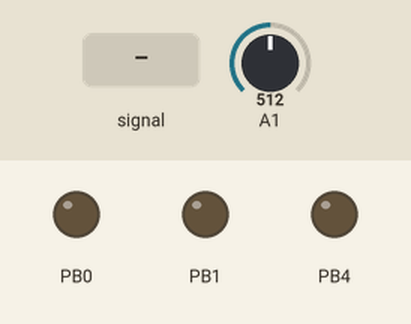
This sketch was run on a simulated ATtiny85, built with avr-gcc and run on an emulated ATtiny85. On the bench: output pins drawn as LEDs (lit = HIGH). The inputs (shaded band) are chosen by the test bench; at power-on: A1 = 512.

Above: at 1.2 s.
1.3 s: A1 set to 136
At 2.5 s:
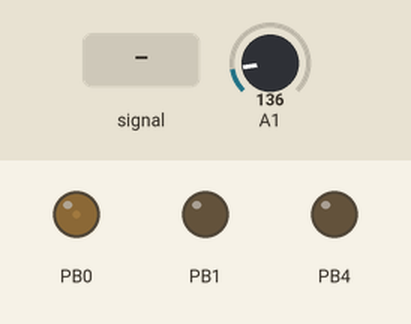
2.8 s: A1 set to 116
At 3.25 s:
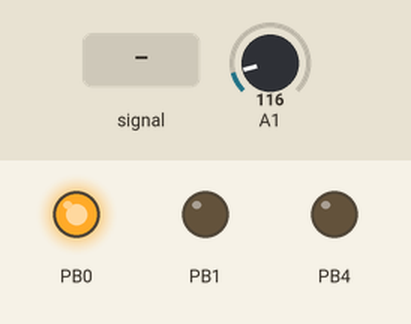
5.8 s: A1 set to 1010
8.8 s: A1 set to 985
At 9.5 s:
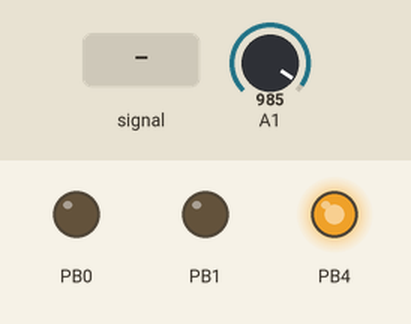
10.3 s: A1 set to 900
At 10.6 s:
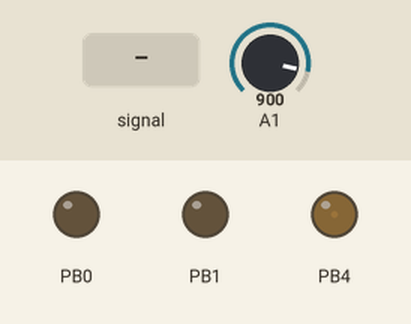
11.8 s: A1 fed a 200 Hz sine of ±81 counts around its level
At 12.5 s:
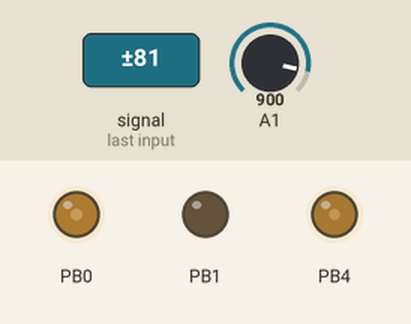
Timing chart, 0 to 14.3 s (numbered marks = the images above; inputs shaded):
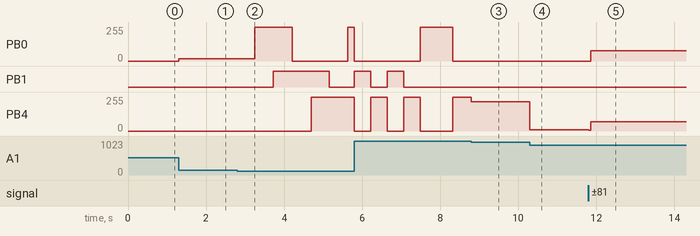

The sketch:

LEDStripExample_tiny.ino
```cpp
#include "ledstrip.h"

Color red(0);
Color green(1);
Color blue(4);

Potentiometer pot(A1);

int color = 0;
bool colorChange = true;
int potVal;

void setup() {
        red.init(OUTPUT);
        green.init(OUTPUT);
        blue.init(OUTPUT);
        pot.init(INPUT);
        Color::assignDelayPot(pot, 1);
        initPWM();
}

void loop() {
        potVal = pot.update();
        if (potVal < 128) {
                fadeColors();
        } else if (potVal < 256) {
                green = blue = 0;
                red = map(potVal, 128, 255, 0, 255);
        } else if (potVal < 384) {
                red = blue = 0;
                green = map(potVal, 256, 383, 0, 255);
        } else if (potVal < 512) {
                red = green = 0;
                blue = map(potVal, 384, 511, 0, 255);
        } else if (potVal < 640) {
                blue = 0;
                red = green = map(potVal, 512, 639, 0, 255);
        } else if (potVal < 768) {
                red = 0;
                green = blue = map(potVal, 640, 767, 0, 255);
        } else if (potVal < 896) {
                green = 0;
                blue = red = map(potVal, 768, 895, 0, 255);
        } else if (potVal < 1000) {
                red = green = blue = map(potVal, 896, 999, 0, 255);
        } else {
                flashColors(potVal * 1000);
        }
}
/*
void potRed() {
        green = blue = 0;
        red = map(pot.update(), 128, 255, 0, 255);
}

void potGreen() {
        red = blue = 0;
        green = map(pot.update(), 256, 511, 0, 255);
}

void potBlue() {
        red = green = 0;
        blue = map(pot.update(), 512, 999, 0, 255);
}
*/
void fadeColors() {
        switch(color) {
                case 0:
                        if (red.getIntensity() == MAX) {//if (!red.stepTo(MAX))
                                color++;                //        color++;
                                break;                  //break;
                        }
                        red.stepTo(MAX);
                        break;
                case 1:
                        if (blue.getIntensity() == MIN) {
                                color++;
                                break;
                        }
                        blue.stepTo(MIN);
                        break;
                case 2:
                        if (green.getIntensity() == MAX) {
                                color++;
                                break;
                        }
                        green.stepTo(MAX);
                        break;
                case 3:
                        if (red.getIntensity() == MIN) {
                                color++;
                                break;
                        }
                        red.stepTo(MIN);
                        break;
                case 4:
                        if (blue.getIntensity() == MAX) {
                                color++;
                                break;
                        }
                        blue.stepTo(MAX);
                        break;
                case 5:
                        if (green.getIntensity() == MIN) {
                                color++;
                                break;
                        }
                        green.stepTo(MIN);
                        break;
                default:
                        if (red.stepTo(MIN) && green.stepTo(MIN) && blue.stepTo(MIN))
                                break;
                        color = 0;
                        break;
        }
}

void flashColors(unsigned int delayVal) {
        red.setDelayVal(delayVal);
        green.setDelayVal(delayVal);
        blue.setDelayVal(delayVal);
        switch (color) {
                case 0:
                        if (red.cycleCheck()) {
                                if (!colorChange) {
                                        colorChange = true;
                                        color++;
                                        break;
                                }
                                colorChange = false;
                                red = MAX;
                                green = blue = MIN;
                        }
                        break;
                case 1:
                        if (green.cycleCheck()) {
                                if (!colorChange) {
                                        colorChange = true;
                                        color++;
                                        break;
                                }
                                colorChange = false;
                                green = MAX;
                                red = blue = MIN;
                        }
                        break;
                case 2:
                        if (blue.cycleCheck()) {
                                if (!colorChange) {
                                        colorChange = true;
                                        color++;
                                        break;
                                }
                                colorChange = false;
                                blue = MAX;
                                green = red = MIN;
                        }
                        break;
                case 3:
                        if (red.cycleCheck()) {
                                if (!colorChange) {
                                        colorChange = true;
                                        color++;
                                        break;
                                }
                                colorChange = false;
                                red = green = MAX;
                                blue = MIN;
                        }
                        break;
                case 4:
                        if (green.cycleCheck()) {
                                if (!colorChange) {
                                        colorChange = true;
                                        color++;
                                        break;
                                }
                                colorChange = false;
                                green = blue = MAX;
                                red = MIN;
                        }
                        break;
                case 5:
                        if (blue.cycleCheck()) {
                                if (!colorChange) {
                                        colorChange = true;
                                        color++;
                                        break;
                                }
                                colorChange = false;
                                blue = red = MAX;
                                green = MIN;
                        }
                        break;
                case 6:
                        if (blue.cycleCheck()) {
                                if (!colorChange) {
                                        colorChange = true;
                                        color++;
                                        break;
                                }
                                colorChange = false;
                                green = red = blue = MAX;
                        }
                        break;
                default:
                        if (blue.cycleCheck()) {
                                if (!colorChange) {
                                        colorChange = true;
                                        color = 0;
                                        break;
                                }
                                colorChange = false;
                                green = red = blue = MIN;
                        }
                        break;
        }

}
```

color.cpp
```cpp
#include "color.h"

Color::Color(unsigned char pin) : Component(pin, 50), maxIntensity(255), intensity(0) {
}

Color::Color(unsigned char pin, Potentiometer & pot) : Component(pin), maxIntensity(255), intensity(0) {
        intensityPot = &pot;
}

void Color::init(unsigned char mode){
        Component::init(mode);
        writeVal(intensity);
}

void Color::assignDelayPot(Potentiometer & pot, unsigned char scale) {
        delayPot = &pot;
        delayScale = scale;
}

void Color::fadeTo(unsigned char intensityFinal) {
        if (intensityPot && intensityFinal > updateMaxIntensity()) {
                intensityFinal = maxIntensity;
        }
	while (intensity != intensityFinal) {
                if (cycleCheck()) {
        		if (intensity < intensityFinal) {
	        		writeVal(++intensity);
		        } else if (intensity > intensityFinal) {
			        writeVal(--intensity);
		        }
                }
                updateDelay();
	}
}

bool Color::stepTo(unsigned char intensityFinal) {
        if (intensityPot && intensityFinal > updateMaxIntensity()) {
                intensityFinal = maxIntensity;
        }
        if (cycleCheck()) {
		if (intensity < intensityFinal) {
	        	++intensity;
		} else if (intensity > intensityFinal) {
		        --intensity;
		}
                writeVal(intensity);
	        updateDelay();
        }
	return (intensity == intensityFinal) ? false : true;
}

unsigned char Color::updateMaxIntensity() {
        return maxIntensity = (intensityPot->update() / 4);
}

unsigned int Color::updateDelay() {
        if (delayPot) {
	        return delayVal = (delayPot->update() / delayScale);
        }
        return delayVal;
}

int Color::operator=(unsigned char opIntensity) {
        intensity = opIntensity;
        writeVal(intensity);
}

int Color::operator=(Color & opColor) {
        intensity = opColor.getIntensity();
}

int Color::operator+(unsigned char opIntensity) {
        if (intensity < (256 - opIntensity)) {
                intensity += opIntensity;
                writeVal(intensity);
        }
        return intensity;
}

int Color::operator-(unsigned char opIntensity) {
        if (intensity > (0 + opIntensity)) {
                intensity -= opIntensity;
                writeVal(intensity);
        }
        return intensity;
}

int Color::operator++() {
	if (intensity < 256) {
		writeVal(++intensity);
	}
	return intensity;
}

int Color::operator--() {
	if (intensity > 0) {
		writeVal(--intensity);
	}
	return intensity;
}
```

color.h
```cpp
#ifndef COLOR_H
#define COLOR_H

#include "component.h"
#include "potentiometer.h"

class Color : public Component {
	private:
                unsigned char maxIntensity;
		unsigned char intensity;
                Potentiometer * intensityPot;
                static Potentiometer * delayPot;
                static unsigned char delayScale;
	public:
                Color();
		Color(unsigned char );
                Color(unsigned char, Potentiometer& );
		void init(unsigned char );
                static void assignDelayPot(Potentiometer & pot) {delayPot = &pot;};
                static void assignDelayPot(Potentiometer & , unsigned char );
		void fadeTo(unsigned char );
		bool stepTo(unsigned char );
                unsigned char updateMaxIntensity();
		unsigned int updateDelay();
		int getPinNum() {return pinNum;}
                int getIntensity() {return intensity;};
                int operator=(unsigned char );
                int operator=(Color & );
                int operator+(unsigned char );
                int operator+=(unsigned char opIntensity) {return operator+(opIntensity);};
                int operator-(unsigned char );
                int operator-=(unsigned char opIntensity) {return operator-(opIntensity);};
		int operator++();
		int operator--();
};

#endif
```

component.cpp
```cpp
#include "component.h"

Component::Component(unsigned char pin) : pinNum(pin), delayVal(30) {
        lastMillis = 0;
}

Component::Component(unsigned char pin, unsigned int dVal) : pinNum(pin), delayVal(dVal) {
        lastMillis = 0;
}

void Component::init(unsigned char mode) {
	pinMode(pinNum, mode);
}

unsigned char Component::writeVal(unsigned char newVal) {
        switch(pinNum) {
                case 0:
                        OCR0A = newVal;
                        break;
                case 1:
                        OCR0B = newVal;
                        break;
                case 4:
                        OCR1B = newVal;
                        break;
                default:
                        break;
        }
        return newVal;
}

unsigned long Component::setMillis() {
        lastMillis = millis();
        return lastMillis;
}

bool Component::cycleCheck() {
        unsigned long currentMillis = millis();
        if(currentMillis - lastMillis >= delayVal)
        {
                lastMillis = currentMillis;
                return true;
        } else {
                return false;
        }
}
```

component.h
```cpp
#ifndef COMPONENT_H
#define COMPONENT_H

#include <Arduino.h>

class Component {
        private:
                unsigned long lastMillis;

        protected:
                unsigned char pinNum;
                unsigned int delayVal;

        public:
                Component();
                Component(unsigned char );
                Component(unsigned char, unsigned int );
		void init(unsigned char );
                unsigned char writeVal(unsigned char );
                unsigned long setMillis();
                bool cycleCheck();
                unsigned int setDelayVal(unsigned int dVal) {return delayVal = dVal;};
                unsigned int getDelayVal() {return delayVal;}
};

#endif
```

ledstrip.h
```cpp
#include "potentiometer.h"
#include "color.h"

#define MAX 255
#define MIN 0

Potentiometer * Color::delayPot;
unsigned char Color::delayScale = 1;


void initPWM() {
        // Timer 0, A side
        TCCR0A = (1<<WGM00) | (1<<WGM01) | (1<<COM0A1) | (1<<COM0B1);
        TCCR0B = (1<<CS00);
        OCR0A = MIN; // duty cycle // pulse width

        // Timer 0 B side
        //TCCR0A |= _BV (COM0B1);
        OCR0B = MIN; // duty cycle // pulse width

        // Timer 1
        TCCR1 = (1<<CS10);
        GTCCR = (1<<COM1B1) | (1<<PWM1B);
        OCR1B = MIN; // duty cycle // pulse width
        OCR1C = MAX; // frequency
}
```

potentiometer.cpp
```cpp
#include "potentiometer.h"

Potentiometer::Potentiometer(unsigned char pin) : Component(pin), val(0) {
}

int Potentiometer::update() {
	return val = analogRead(pinNum);
}
```

potentiometer.h
```cpp
#ifndef POT_H
#define POT_H

#include "component.h"

class Potentiometer : public Component {
	private:
		int val;

	public:
                Potentiometer();
		Potentiometer(unsigned char );
		int update();
};

#endif
```

Measured:
- the behaviour switches between 128 and 127 on A1 (found by bisection; images 1 and 2)
- after the input at 1.3 s, PB0: 0/255 → 16/255 at once
- after the input at 2.8 s, PB0: 16/255 → 255/255 after 0.44 s, → 0/255 0.97 s later, → 255/255 1.4 s later; PB1: LOW → HIGH after 0.93 s, → LOW 1.4 s later; PB4: 0/255 → 255/255 after 1.9 s
- after the input at 8.8 s, PB0: stays 0/255 (without the input it goes to 255/255 after 0.79 s); PB1: stays LOW (without the input it goes to HIGH after 1.2 s); PB4: 255/255 → 220/255 at once
- after the input at 10.3 s, PB4: 220/255 → 9/255 at once
- after the input at 11.8 s, PB0: 0/255 → 77/255 after 0.05 s; PB4: 9/255 → 68/255 at once
